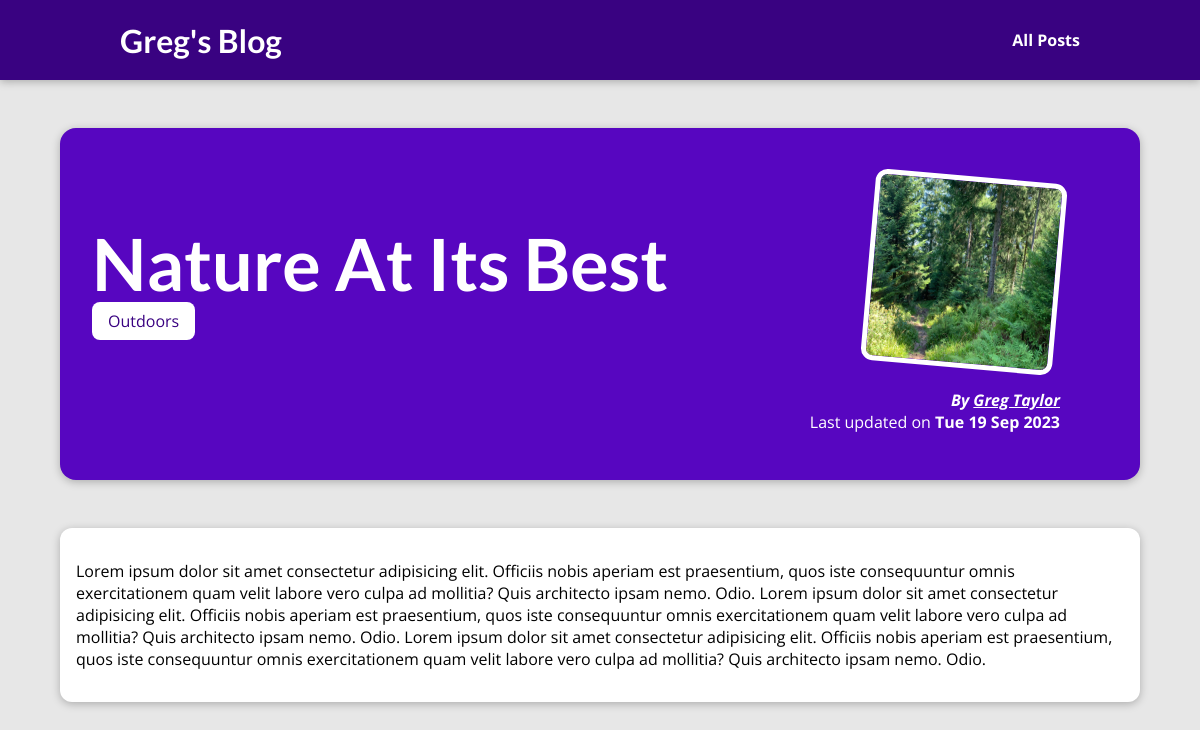
The app's page /blog/posts/nature-at-its-best with its own data.
### blog/models.py (models this page shows, shortened)
class Post(models.Model):
    title = models.CharField(max_length=80)
    excerpt = models.CharField(max_length=200)
    image_name = models.CharField(max_length=80)
    date = models.DateField(auto_now=True)
    slug = models.SlugField(unique=True)
    content = models.TextField(validators=[MinLengthValidator(10)])
    author = models.ForeignKey(Author, null=True, on_delete=models.SET_NULL,
                               related_name='posts')
    tags = models.ManyToManyField(Tag)

class Tag(models.Model):
    caption = models.CharField(max_length=80)

class Author(models.Model):
    first_name = models.CharField(max_length=80)
    last_name = models.CharField(max_length=80)
    email_address = models.EmailField()
    def full_name(self):
        return f'{self.first_name} {self.last_name}'
    def __str__(self):
        return self.full_name()

### blog/views.py (the view)
# urls.py: path('posts/<slug:slug>', views.post_detail, name='post-detail-page')  # e.g. /posts/my-first-post
def post_detail(request, slug):
    identified_post = get_object_or_404(Post, slug=slug)
    return render(request, 'blog/post-detail.html',
                  {'post': identified_post,
                   'post_tags': identified_post.tags.all()})

### blog/templates/blog/post-detail.html (shortened to what this page needs)
{%  extends 'base.html' %}
{%  load static %}
{% block css_files %}
    <link rel="stylesheet" href="{% static 'blog/post-detail.css' %}">
{% endblock %}
{% block content %}
    <section id="summary">
        <h2>{{ post.title }}</h2>
        <div>
            {% for tag in post_tags %}
                <span  class="tag">{{ tag.caption }}</span>
            {% endfor %}
        </div>
        <article>
            <img src="{% static 'blog/images/'|add:post.image_name %}"
                 alt="{{ post.title }}">
            <address>By <a href="mailto:{{ post.author.email_address }}"
            >{{ post.author }}</a></address>
            <div>
                Last updated on <time>{{ post.date|date:'D d M Y' }}</time>
            </div>
        </article>
    </section>
    <main>
        <p>
            {{ post.content|linebreaks }}
        </p>
    </main>
{% endblock %}

### static/app.css (style rules this page uses)
* { box-sizing: border-box; }
html { font-family: 'Open Sans', 'Lato', sans-serif; }
body { margin: 0; }
h1, h2, h3 { font-family: 'Lato', sans-serif; font-weight: bold; }

### blog/static/blog/post-detail.css (style rules this page uses)
body { background-color: #e7e7e7; }
#summary { margin: 8rem auto 3rem auto; padding: 2rem; width: 90%; max-width: 90rem; border-radius: 16px; background-color: #5706c0; position: relative; box-shadow: 0 2px 8px rgba(0, 0, 0, 0.25); height: 22rem; }
#summary h2 { color: white; font-size: 4.5rem; margin-bottom: 0.25rem; }
#summary article { position: absolute; top: 2rem; right: 3rem; padding: 1rem 2rem; border-radius: 12px; text-align: right; color: white; }
#summary article img { width: 12rem; height: 12rem; border-radius: 12px; transform: rotateZ(5deg); border: 5px solid white; margin-bottom: 1rem; }
#summary address { font-weight: bold; }
#summary a { color: white; text-decoration: underline; }
#summary time { font-weight: bold; }
main { width: 90%; max-width: 90rem; margin: 3rem auto; background-color: white; padding: 1rem; border-radius: 12px; box-shadow: 0 2px 8px rgba(0, 0, 0, 0.25); }
.tag { background-color: white; color: #390281; padding: 0.5rem 1rem; border-radius: 8px; width: auto; }

### records on screen
Post: title "Nature At Its Best", image_name (picture), author "Greg Taylor", date "Tue 19 Sep 2023", content "Lorem ipsum dolor sit amet consectetur adipisicing elit. Officiis nobis aperiam est praesentium, quos iste consequuntur omnis exercitationem quam velit labore vero culpa ad mollitia? Quis architecto ipsam nemo. Odio. Lorem ipsum dolor sit amet consectetur adipisicing elit. Officiis nobis aperiam est praesentium, quos iste consequuntur omnis exercitationem quam velit labore vero culpa ad mollitia? Quis architecto ipsam nemo. Odio. Lorem ipsum dolor sit amet consectetur adipisicing elit. Officiis nobis aperiam est praesentium, quos iste consequuntur omnis exercitationem quam velit labore vero culpa ad mollitia? Quis architecto ipsam nemo. Odio."
Tag: caption "Outdoors"
